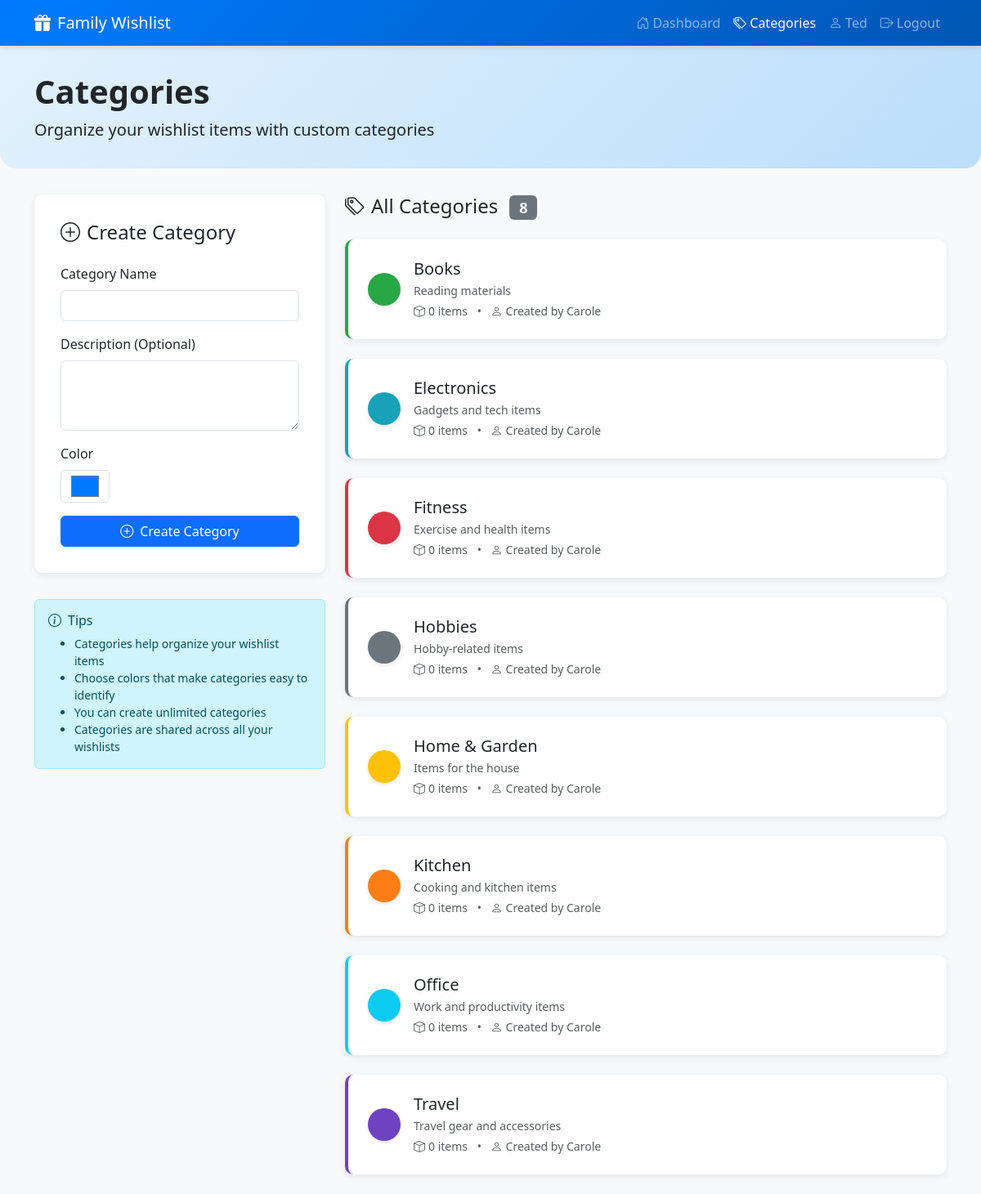
/categories.php (signed in), run on the app's committed database.
### tables this page shows
CREATE TABLE categories (
    id INT AUTO_INCREMENT PRIMARY KEY,
    name VARCHAR(100) NOT NULL,
    description TEXT,
    color VARCHAR(7) DEFAULT '#007bff',
    icon VARCHAR(50),
    parent_id INT,
    created_by INT,
    created_at TIMESTAMP DEFAULT CURRENT_TIMESTAMP,
    FOREIGN KEY (created_by) REFERENCES users(id) ON DELETE SET NULL,
    FOREIGN KEY (parent_id) REFERENCES categories(id) ON DELETE CASCADE
);

CREATE TABLE users (
    id INT AUTO_INCREMENT PRIMARY KEY,
    username VARCHAR(50) UNIQUE NOT NULL,
    email VARCHAR(100) UNIQUE NOT NULL,
    password_hash VARCHAR(255) NOT NULL,
    avatar_url VARCHAR(500),
    notification_preferences JSON,
    created_at TIMESTAMP DEFAULT CURRENT_TIMESTAMP,
    last_login TIMESTAMP NULL
);

### config/config.php (called while the page is built, shortened)
<?php
function sanitize($data) {
    return htmlspecialchars(strip_tags(trim($data)), ENT_QUOTES, 'UTF-8');
}

### categories.php (the view, shortened to what this page needs)
<?php
require_once 'config/config.php';
$db = getDBConnection();
$stmt = $db->query("
    SELECT c.*, u.username as created_by_name,
           COUNT(DISTINCT wi.id) as item_count
    FROM categories c
    LEFT JOIN users u ON c.created_by = u.id
    LEFT JOIN wishlist_items wi ON c.id = wi.category_id
    GROUP BY c.id
    ORDER BY c.name
");
$categories = $stmt->fetchAll();
?>
<!DOCTYPE html>
<html lang="en">
<head>
    <link href="https://cdn.jsdelivr.net/npm/bootstrap@5.3.0/dist/css/bootstrap.min.css" rel="stylesheet">
    <link href="https://cdn.jsdelivr.net/npm/bootstrap-icons@1.10.0/font/bootstrap-icons.css" rel="stylesheet">
</head>
<body>
    <nav class="navbar navbar-expand-lg navbar-dark">
        <div class="container">
            <a class="navbar-brand" href="dashboard.php">
                <i class="bi bi-gift-fill me-2"></i><?php echo SITE_NAME; ?>
            </a>
            <div class="collapse navbar-collapse" id="navbarNav">
                <ul class="navbar-nav ms-auto">
                    <li class="nav-item">
                        <a class="nav-link" href="dashboard.php">
                            <i class="bi bi-house-door me-1"></i>Dashboard
                        </a>
                    </li>
                    <li class="nav-item">
                        <a class="nav-link active" href="categories.php">
                            <i class="bi bi-tags me-1"></i>Categories
                        </a>
                    </li>
                    <li class="nav-item">
                        <a class="nav-link" href="profile.php">
                            <i class="bi bi-person me-1"></i><?php echo sanitize($_SESSION['username']); ?>
                        </a>
                    </li>
                    <li class="nav-item">
                        <a class="nav-link" href="dashboard.php?logout=1">
                            <i class="bi bi-box-arrow-right me-1"></i>Logout
                        </a>
                    </li>
                </ul>
            </div>
        </div>
    </nav>
    <div class="page-header">
        <div class="container">
            <h1 class="display-6 fw-bold">Categories</h1>
            <p class="lead mb-0">Organize your wishlist items with custom categories</p>
        </div>
    </div>
    <div class="container">
        <div class="row">
            <div class="col-lg-4">
                <div class="create-form">
                    <h4 class="mb-4">
                        <i class="bi bi-plus-circle me-2"></i>Create Category
                    </h4>
                    <form method="POST" action="">
                        <div class="mb-3">
                            <label for="name" class="form-label">Category Name</label>
                            <input type="text" class="form-control" id="name" name="name" required maxlength="100">
                        </div>
                        <div class="mb-3">
                            <label for="description" class="form-label">Description (Optional)</label>
                            <textarea class="form-control" id="description" name="description" rows="3"></textarea>
                        </div>
                        <div class="mb-3">
                            <label for="color" class="form-label">Color</label>
                            <input type="color" class="form-control color-picker" id="color" name="color" value="#007bff">
                        </div>
                        <button type="submit" class="btn btn-primary w-100">
                            <i class="bi bi-plus-circle me-2"></i>Create Category
                        </button>
                    </form>
                </div>
                <div class="alert alert-info">
                    <h6 class="alert-heading">
                        <i class="bi bi-info-circle me-2"></i>Tips
                    </h6>
                    <ul class="mb-0 small">
                        <li>Categories help organize your wishlist items</li>
                        <li>Choose colors that make categories easy to identify</li>
                        <li>You can create unlimited categories</li>
                        <li>Categories are shared across all your wishlists</li>
                    </ul>
                </div>
            </div>
            <div class="col-lg-8">
                <h4 class="mb-4">
                    <i class="bi bi-tags me-2"></i>All Categories
                    <span class="badge bg-secondary ms-2"><?php echo count($categories); ?></span>
                </h4>
                <?php if (empty($categories)): ?>
                    <div class="alert alert-light text-center py-5">
                        <i class="bi bi-tags" style="font-size: 3rem; opacity: 0.5;"></i>
                        <p class="mt-3 mb-0">No categories yet. Create your first category!</p>
                    </div>
                <?php else: ?>
                    <?php foreach ($categories as $category): ?>
                        <div class="category-card" style="border-left-color: <?php echo $category['color']; ?>;">
                            <div class="d-flex justify-content-between align-items-center">
                                <div class="d-flex align-items-center">
                                    <div class="color-preview me-3" style="background-color: <?php echo $category['color']; ?>;"></div>
                                    <div>
                                        <h5 class="mb-1"><?php echo sanitize($category['name']); ?></h5>
                                        <?php if ($category['description']): ?>
                                            <p class="text-muted mb-1 small"><?php echo sanitize($category['description']); ?></p>
                                        <?php endif; ?>
                                        <div class="text-muted small">
                                            <i class="bi bi-box me-1"></i><?php echo $category['item_count']; ?> items
                                            <?php if ($category['created_by_name']): ?>
                                                <span class="mx-2">•</span>
                                                <i class="bi bi-person me-1"></i>Created by <?php echo sanitize($category['created_by_name']); ?>
                                            <?php endif; ?>
                                        </div>
                                    </div>
                                </div>
                            </div>
                        </div>
                    <?php endforeach; ?>
                <?php endif; ?>
            </div>
        </div>
    </div>
</body>
</html>

### data on the page
categories: name "Books", description "Reading materials", item_count "0", created_by.username "Carole"
categories: name "Electronics", description "Gadgets and tech items", item_count "0", created_by.username "Carole"
categories: name "Fitness", description "Exercise and health items", item_count "0", created_by.username "Carole"
categories: name "Hobbies", description "Hobby-related items", item_count "0", created_by.username "Carole"
categories: name "Home & Garden", description "Items for the house", item_count "0", created_by.username "Carole"
categories: name "Kitchen", description "Cooking and kitchen items", item_count "0", created_by.username "Carole"
categories: name "Office", description "Work and productivity items", item_count "0", created_by.username "Carole"
categories: name "Travel", description "Travel gear and accessories", item_count "0", created_by.username "Carole"

### other printed values
SITE_NAME "Family Wishlist"
$_SESSION['username'] "Ted"
count($categories) "8"
